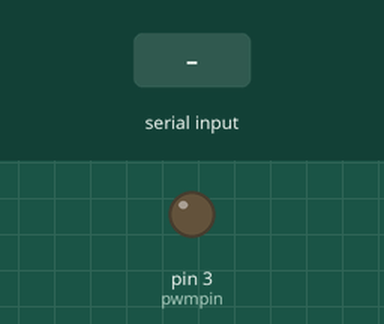
A sketch run on a simulated Arduino Uno, built with avr-gcc and run on an emulated ATmega328P. Parts: output pins drawn as LEDs (lit = HIGH). The test bench sets the inputs (shaded band).

Above: at 1.2 s.
1.3 s: byte 30 received over Serial
At 2.3 s:
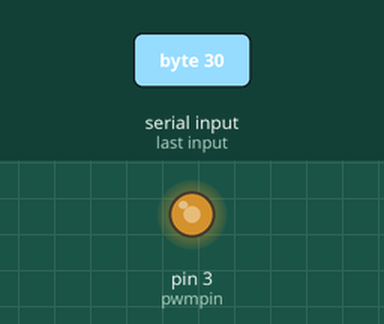
2.8 s: byte 90 received over Serial
At 3.4 s:
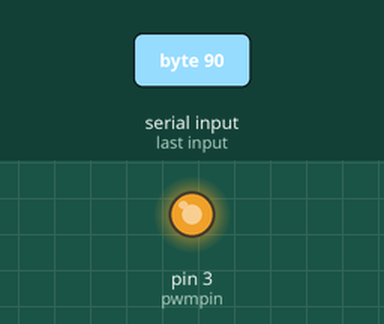
4.3 s: byte 120 received over Serial
At 4.6 s:
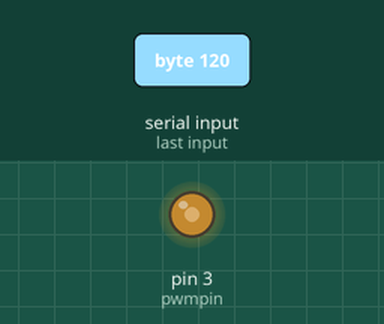
Timing chart, 0 to 7.3 s (numbered marks = the images above; inputs shaded):
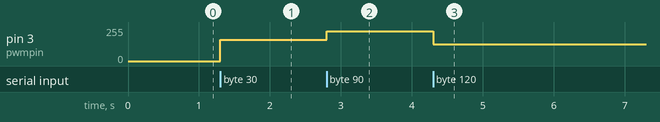

The sketch:

Serial_test.ino
```cpp
int pwmpin = 3;
int val;
int dutycycle;

void setup() {
  // put your setup code here, to run once:
Serial.begin(9600);
pinMode (pwmpin , OUTPUT);
}

void loop() {
    // put your main code here, to run repeatedly:
  while(Serial.available()==0){ }

  val = Serial.read();
  dutycycle = map(val,0,48,0,255);
  analogWrite(pwmpin,dutycycle);

}
```

Measured:
- after the input at 1.3 s, pin 3 (pwmpin): 0/255 → 159/255 at once
- after the input at 2.8 s, pin 3 (pwmpin): 159/255 → 222/255 at once
- after the input at 4.3 s, pin 3 (pwmpin): 222/255 → 125/255 at once
